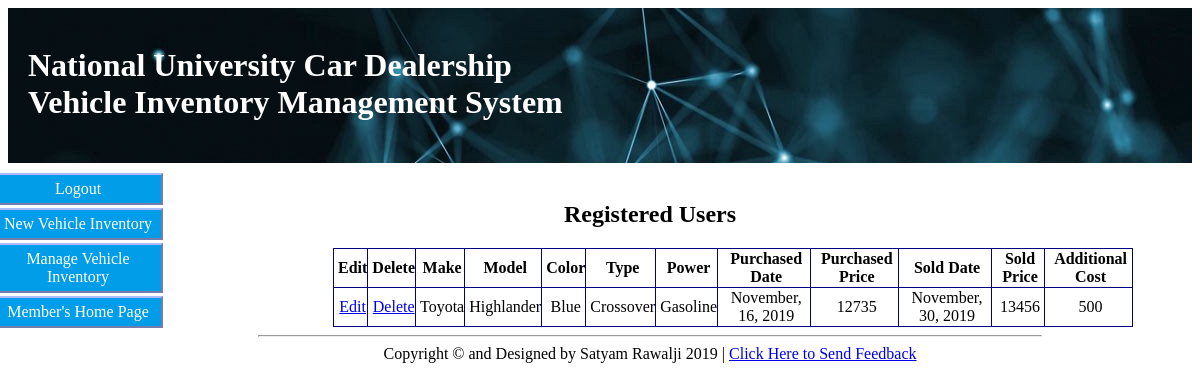
The app's page /member_manage_inventory.php with its own data.
### tables this page shows
CREATE TABLE `vehicles` (
  `vehicle_id` int(10) UNSIGNED NOT NULL,
  `model_id` int(10) UNSIGNED NOT NULL,
  `year` int(10) UNSIGNED NOT NULL,
  `vehicle_type_id` int(10) UNSIGNED NOT NULL,
  `vehicle_power_type_id` int(10) UNSIGNED NOT NULL,
  `vin` varchar(20) NOT NULL,
  `dealer_purchased_date` datetime NOT NULL,
  `dealer_purchased_price` double NOT NULL,
  `sold_date` datetime DEFAULT NULL,
  `sold_price` double DEFAULT NULL,
  `additional_cost` double DEFAULT NULL,
  `color` varchar(50) NOT NULL
);

CREATE TABLE `makes` (
  `id` int(10) UNSIGNED NOT NULL,
  `name` varchar(50) NOT NULL
);

CREATE TABLE `models` (
  `id` int(10) UNSIGNED NOT NULL,
  `name` varchar(50) NOT NULL,
  `make_id` int(10) UNSIGNED NOT NULL
);

CREATE TABLE `vehicle_types` (
  `id` int(10) UNSIGNED NOT NULL,
  `name` varchar(50) NOT NULL
);

CREATE TABLE `vehicle_power_types` (
  `id` int(10) UNSIGNED NOT NULL,
  `name` varchar(50) NOT NULL
);

### member_manage_inventory.php (the view, shortened to what this page needs)
<?php
	include('mysqlconn.php');
?>
<!DOCTYPE html>
<html>
<head>
	<link rel="stylesheet" type="text/css" href="style.css">
</head>
<body>
	<header id="header">
		<?php include('header.php'); ?>
	</header>
	<div id="container">
		<?php include('member_inventory_nav.php'); ?>
		<div id="content">
			<?php include('loggedinas.php'); ?>
			<br>
			<h2>Registered Users</h2>
			<?php
				$sql = "SELECT v.vehicle_id, ma.name as make_name, mo.name as model_name, vt.name as vehicle_type,
								vpt.name as vehicle_power_type,
								DATE_FORMAT(v.dealer_purchased_date, '%M, %d, %Y') AS purchased_date,
								v.dealer_purchased_price,
								DATE_FORMAT(v.sold_date, '%M, %d, %Y') AS sold_date,
								v.sold_price, v.additional_cost, v.color
						FROM vehicles v, makes ma, models mo, vehicle_types vt, vehicle_power_types vpt
						WHERE mo.make_id = ma.id AND v.model_id = mo.id AND v.vehicle_type_id = vt.id
								AND v.vehicle_power_type_id = vpt.id";
				$result = mysqli_query($mysqlconn, $sql);
				if(mysqli_num_rows($result) > 0)
				{
					echo '<table>
							<tr>
							<th>Edit</th> <th>Delete</th> <th>Make</th> <th>Model</th> <th>Color</th>
							<th>Type</th> <th>Power</th> <th>Purchased Date</th> <th>Purchased Price</th>
							<th>Sold Date</th> <th>Sold Price</th> <th>Additional Cost</th>
							</tr>';
					while($row = mysqli_fetch_assoc($result))
					{
						echo '<tr>
								<td><a href="member_edit_inventory.php?id=' . $row['vehicle_id'] . '">Edit</a></td>
								<td><a href="member_delete_inventory.php?id=' . $row['vehicle_id'] . '">Delete</a></td>
								<td>' . $row["make_name"] . '</td>
								<td>' . $row["model_name"] . '</td>
								<td>' . $row["color"] . '</td>
								<td>' . $row["vehicle_type"] . '</td>
								<td>' . $row["vehicle_power_type"] . '</td>
								<td>' . $row["purchased_date"] . '</td>
								<td>' . $row["dealer_purchased_price"] . '</td>
								<td>' . $row["sold_date"] . '</td>
								<td>' . $row["sold_price"] . '</td>
								<td>' . $row["additional_cost"] . '</td>
								</tr>';
					}
					echo '</table>';
				}
			?>
		</div>
	</div>
	<footer>
		<?php include('footer.php'); ?>
	</footer>
</body>
</html>

### style.css (style rules this page uses)
#container { position:relative; min-width:960px; max-width:1200px; margin:auto; text-align:left; }
#content { margin-left:250px; margin-right:150px; }
#header { height:155px; background-image: url('images/blockchain.jpeg'); background-repeat: repeat; padding:0; color:white; }
h2 { font-size:150%; color:black; text-align:center; }
table { width:800px; border:1px navy solid; border-collapse:collapse; margin-left:75px; margin-right:200px; }
td { border:1px navy solid; padding:1px 0 1px 4px; text-align:center; }
th { border:1px navy solid; padding:1px 0 1px 4px; text-align:center; }

### records on screen
vehicles: makes.name "Toyota", model.name "Highlander", color "Blue", vehicle_type.name "Crossover", vehicle_power_type.name "Gasoline", purchased_date "November, 16, 2019", dealer_purchased_price "12735", sold_date "November, 30, 2019", sold_price "13456", additional_cost "500"
